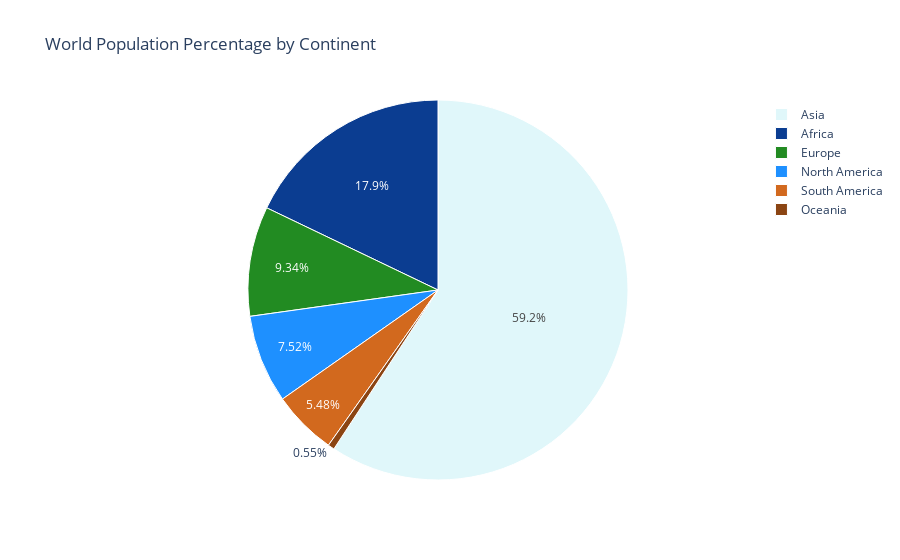

The notebook cell saved with this chart:
### Code cell
#update pie colors
fig.update_traces(marker=dict(colors=custom_palette,line=dict(color='#FFFFFF',width=1)))

### Figure 1 — Plotly figure (JSON) as saved in the notebook; plotly's stock layout.template omitted (floating-point values rounded to 4 significant figures)
{"data": [{"labels": ["Africa", "Asia", "Europe", "North America", "Oceania", "South America"], "values": [17.87, 59.19, 9.33, 7.51, 0.55, 5.48], "type": "pie", "marker": {"line": {"color": "#FFFFFF", "width": 1}, "colors": ["#0b3d91", "#e0f7fa", "#228b22", "#1e90ff", "#8B4513", "#D2691E", "#DAA520", "#556B2F"]}}], "layout": {"title": {"text": "World Population Percentage by Continent"}, "paper_bgcolor": "rgba(255,255,255,0)", "plot_bgcolor": "rgba(255,255,255,0)"}}
